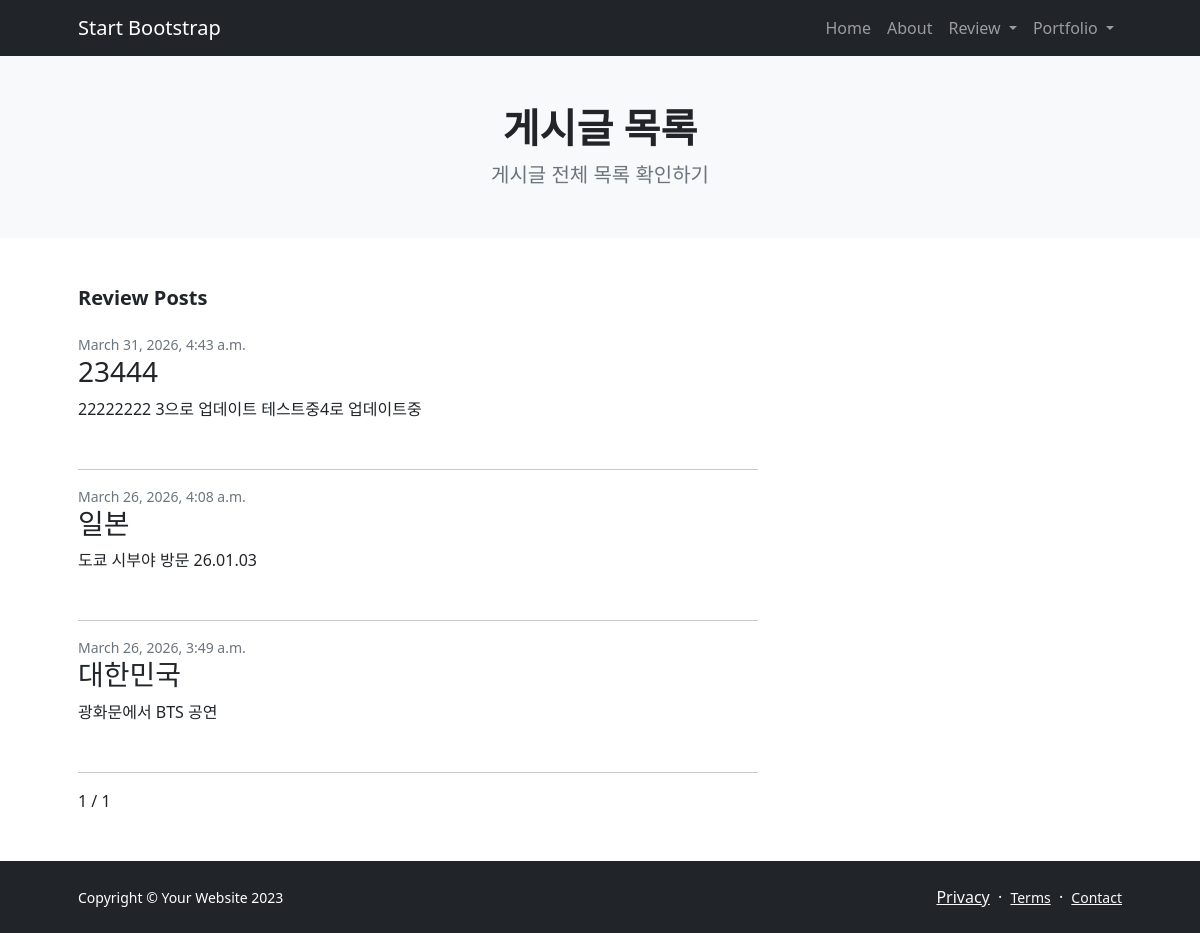
The app's page /reviewHome/blog_list/, older data.
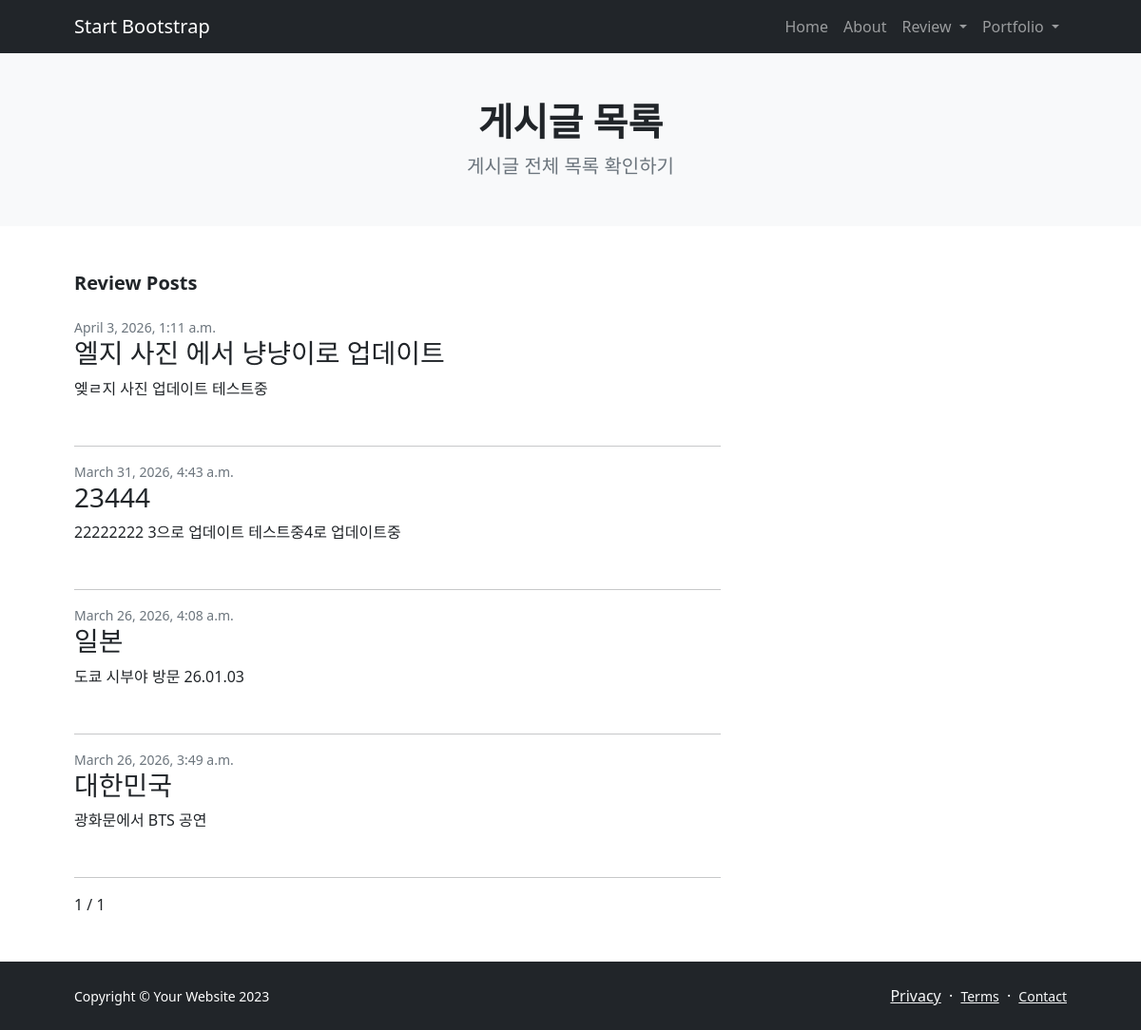
The same page, newer data.
### travel/models.py (models this page shows, shortened)
class Review(models.Model):
    title = models.CharField(verbose_name="제목", max_length=128)
    body = models.TextField(verbose_name="내용", default="")
    created_at = models.DateTimeField(verbose_name="작성일", auto_now_add=True)
    photo = models.ImageField(verbose_name="이미지", blank=True, null=True, upload_to='blog_photo')

### reviewHome/views.py (the view)
# urls.py: path("blog_list/", views.blog_list, name="blog_list"),
def blog_list(request):
    review = Review.objects.all().order_by('-created_at')
    my_paginator = Paginator(review, 5)
    page_num = request.GET.get('page')
    review = my_paginator.get_page(page_num)
    return render(request, "blog_list.html", {"review" : review})

### reviewHome/templates/blog_list.html (shortened to what this page needs)
{% load static %}
<!DOCTYPE html>
<html lang="en">
  <head>
    <link href="https://cdn.jsdelivr.net/npm/bootstrap-icons@1.5.0/font/bootstrap-icons.css" rel="stylesheet" />
    <link href="{% static 'css/styles.css' %}" rel="stylesheet" />
  </head>
  <body class="d-flex flex-column">
    <main class="flex-shrink-0">
      <nav class="navbar navbar-expand-lg navbar-dark bg-dark">
        <div class="container px-5">
          <a class="navbar-brand" href="{% url 'home' %}">Start Bootstrap</a>
          <div class="collapse navbar-collapse" id="navbarSupportedContent">
            <ul class="navbar-nav ms-auto mb-2 mb-lg-0">
              <li class="nav-item"><a class="nav-link" href="{% url 'home' %}">Home</a></li>
              <li class="nav-item"><a class="nav-link" href="about.html">About</a></li>
              <li class="nav-item dropdown">
                <a
                  class="nav-link dropdown-toggle"
                  id="navbarDropdownBlog"
                  href="#"
                  role="button"
                  data-bs-toggle="dropdown"
                  aria-expanded="false"
                >
                  Review
                </a>
              </li>
              <li class="nav-item dropdown">
                <a
                  class="nav-link dropdown-toggle"
                  id="navbarDropdownPortfolio"
                  href="#"
                  role="button"
                  data-bs-toggle="dropdown"
                  aria-expanded="false"
                >
                  Portfolio
                </a>
              </li>
            </ul>
          </div>
        </div>
      </nav>
      <header class="bg-light py-5">
        <div class="container px-5">
          <div class="text-center">
            <h1 class="fw-bolder">게시글 목록</h1>
            <p class="lead fw-normal text-muted mb-0">게시글 전체 목록 확인하기</p>
          </div>
        </div>
      </header>
      <section class="py-5">
        <div class="container px-5">
          <div class="row gx-5">
            <div class="col-lg-8">
              <h2 class="fw-bolder fs-5 mb-4">Review Posts</h2>
              {% for review in review %}
              <div class="mb-5">
                <div class="small text-muted">{{ review.created_at }}</div>
                <a class="link-dark text-decoration-none" href="{% url 'blog_detail' review.id %}">
                    <h3>{{ review.title }}</h3>
                </a>
                <p class="mb-2">{{ review.body }}</p>
              </div>
              <hr />
              {% empty %}
              <div class="mb-5">
                <p class="text-muted">아직 작성된 게시글이 없습니다.</p>
              </div>
              {% endfor %}
            </div>
            <div>
                <span>{{ review.number }}</span>
                <span>/</span>
                <span>{{ review.paginator.num_pages }}</span>
            </div>
          </div>
        </div>
      </section>
    </main>
    <footer class="bg-dark py-4 mt-auto">
      <div class="container px-5">
        <div class="row align-items-center justify-content-between flex-column flex-sm-row">
          <div class="col-auto">
            <div class="small m-0 text-white">Copyright &copy; Your Website 2023</div>
          </div>
          <div class="col-auto">
            <a class="link-light smallF" href="#!">Privacy</a>
            <span class="text-white mx-1">&middot;</span>
            <a class="link-light small" href="#!">Terms</a>
            <span class="text-white mx-1">&middot;</span>
            <a class="link-light small" href="#!">Contact</a>
          </div>
        </div>
      </div>
    </footer>
  </body>
</html>

Row changes from the older to the newer data that the page shows:
added Review: created_at "April 3, 2026, 1:11 a.m.", title "엘지 사진 에서 냥냥이로 업데이트", body "엦ㄹ지 사진 업데이트 테스트중"
